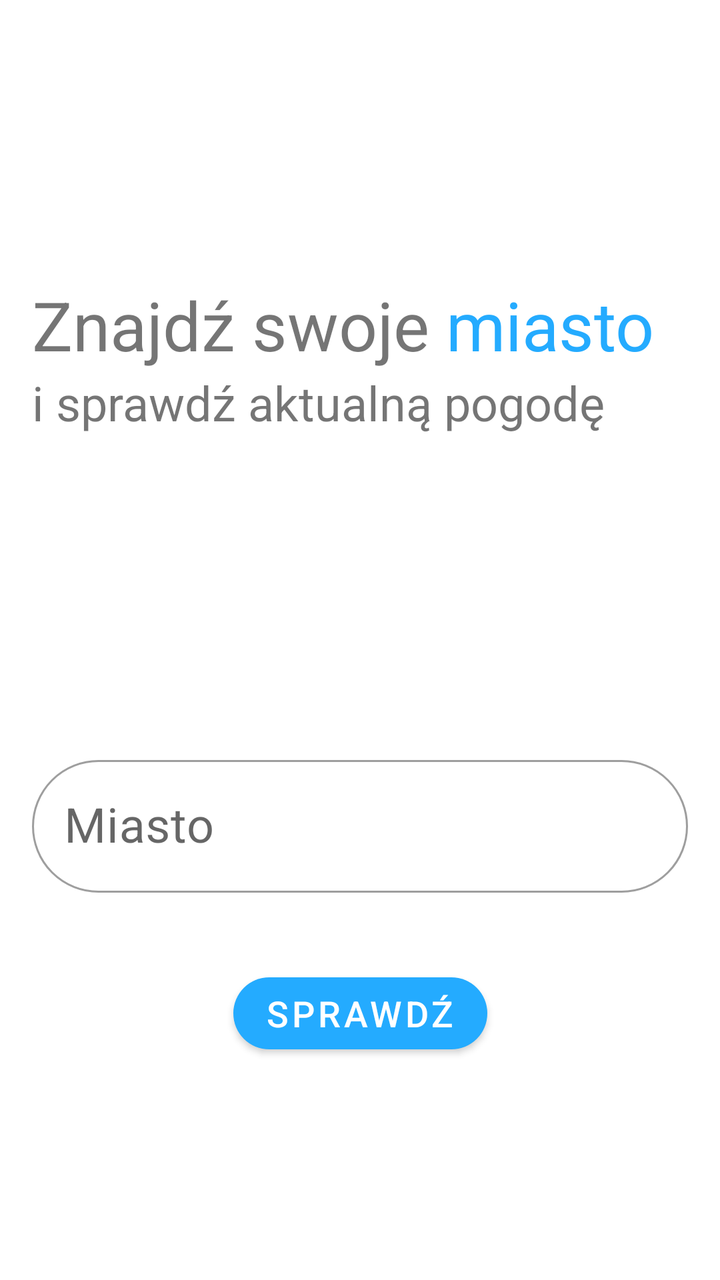
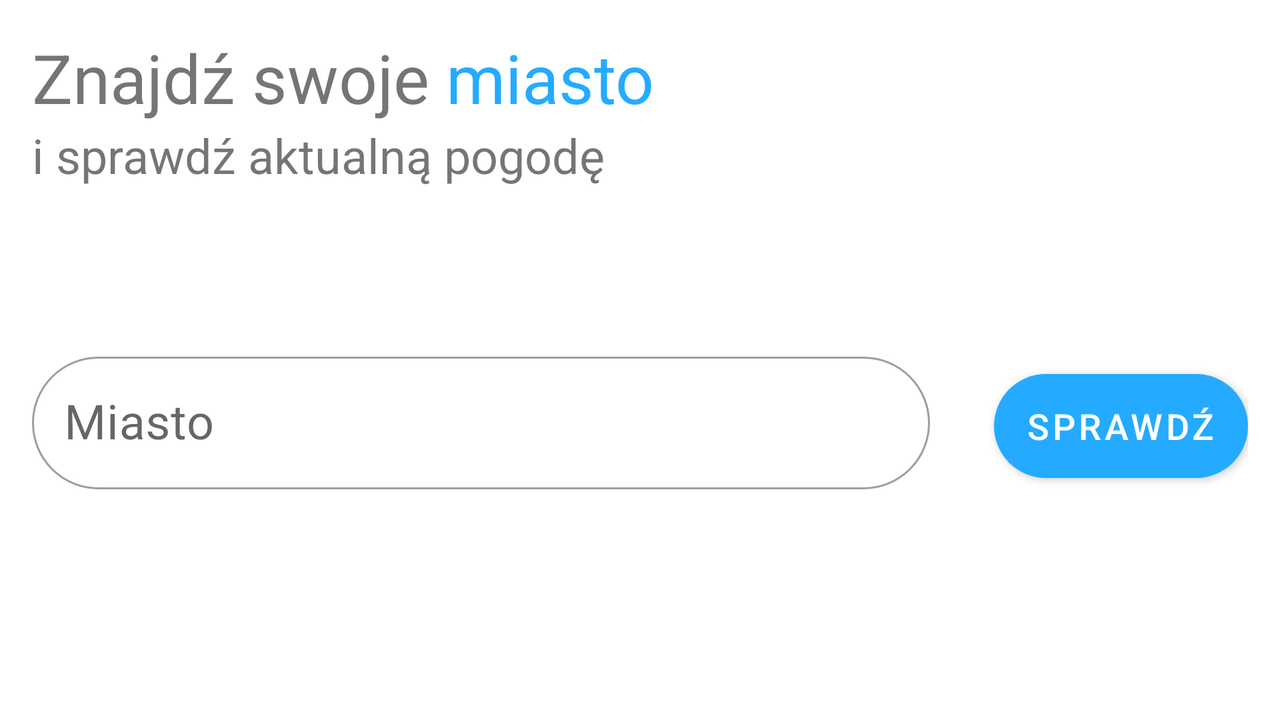

An Android layout and its configuration variant, each rendered on a device that would load it. The default file and the variant file are quoted in full after the pictures.
<!-- AndroidManifest.xml: application theme AppTheme -->
<!-- res/layout/fragment_home_page.xml -->
<?xml version="1.0" encoding="utf-8"?>
<androidx.constraintlayout.widget.ConstraintLayout xmlns:android="http://schemas.android.com/apk/res/android"
    xmlns:app="http://schemas.android.com/apk/res-auto"
    xmlns:tools="http://schemas.android.com/tools"
    android:layout_width="match_parent"
    android:layout_height="match_parent"
    tools:context=".MainActivity"
    android:padding="@dimen/padding_layout">

    <com.google.android.material.textview.MaterialTextView
        android:id="@+id/textView"
        android:layout_width="wrap_content"
        android:layout_height="wrap_content"
        android:text="Znajdź swoje "
        android:textSize="@dimen/text_huge"
        app:layout_constraintBottom_toBottomOf="parent"
        app:layout_constraintEnd_toEndOf="parent"
        app:layout_constraintHorizontal_bias="0.0"
        app:layout_constraintStart_toStartOf="parent"
        app:layout_constraintTop_toTopOf="parent"
        app:layout_constraintVertical_bias="0.22000003" />

    <com.google.android.material.textview.MaterialTextView
        android:id="@+id/materialTextView"
        android:layout_width="wrap_content"
        android:layout_height="wrap_content"
        android:text="miasto"
        android:textSize="@dimen/text_huge"
        android:textColor="@color/colorPrimary"
        app:layout_constraintBottom_toBottomOf="parent"
        app:layout_constraintEnd_toEndOf="parent"
        app:layout_constraintHorizontal_bias="0.0"
        app:layout_constraintStart_toEndOf="@+id/textView"
        app:layout_constraintTop_toTopOf="@+id/textView"
        app:layout_constraintVertical_bias="0.0" />

    <com.google.android.material.textview.MaterialTextView
        android:id="@+id/materialTextView2"
        android:layout_width="wrap_content"
        android:layout_height="wrap_content"
        android:text="i sprawdź aktualną pogodę"
        android:textSize="@dimen/text_big"
        app:layout_constraintBottom_toBottomOf="parent"
        app:layout_constraintEnd_toEndOf="@+id/materialTextView"
        app:layout_constraintStart_toStartOf="@+id/textView"
        app:layout_constraintTop_toBottomOf="@+id/textView"
        app:layout_constraintVertical_bias="0.0"
        app:layout_constraintHorizontal_bias="0.0"/>

    <com.google.android.material.textfield.TextInputLayout
        android:id="@+id/input_layout"
        android:layout_width="match_parent"
        android:layout_height="wrap_content"
        android:hint="Miasto"

        app:boxCornerRadiusBottomEnd="@dimen/input_radius"
        app:boxCornerRadiusBottomStart="@dimen/input_radius"
        app:boxCornerRadiusTopEnd="@dimen/input_radius"
        app:boxCornerRadiusTopStart="@dimen/input_radius"
        style="@style/Widget.MaterialComponents.TextInputLayout.OutlinedBox"
        app:startIconDrawable="@drawable/round_search_24"

        app:errorEnabled="true"

        app:layout_constraintBottom_toBottomOf="parent"
        app:layout_constraintEnd_toEndOf="parent"
        app:layout_constraintStart_toStartOf="parent"
        app:layout_constraintTop_toBottomOf="@+id/materialTextView2">

        <com.google.android.material.textfield.TextInputEditText
            android:id="@+id/city_name_input"
            android:layout_width="match_parent"
            android:layout_height="wrap_content"
            android:textSize="@dimen/text_big"
            android:inputType="textCapSentences"
            android:maxLength="30" />
    </com.google.android.material.textfield.TextInputLayout>

    <com.google.android.material.button.MaterialButton
        android:id="@+id/search_button"
        android:layout_width="wrap_content"
        android:layout_height="wrap_content"
        android:layout_marginTop="@dimen/margin_label"

        android:text="Sprawdź"
        android:textSize="@dimen/text_normal"

        app:cornerRadius="@dimen/button_corner_radius"

        app:layout_constraintBottom_toBottomOf="parent"
        app:layout_constraintEnd_toEndOf="@+id/input_layout"
        app:layout_constraintStart_toStartOf="@+id/input_layout"
        app:layout_constraintTop_toBottomOf="@+id/input_layout"
        app:layout_constraintVertical_bias="0.0" />


</androidx.constraintlayout.widget.ConstraintLayout>
<!-- resources referenced by this layout -->
<resources>
  <color name="colorPrimary">#24ABFF</color>
  <dimen name="button_corner_radius">20dp</dimen>
  <dimen name="input_radius">50dp</dimen>
  <dimen name="margin_label">16dp</dimen>
  <dimen name="padding_layout">16dp</dimen>
  <dimen name="text_big">24sp</dimen>
  <dimen name="text_huge">34sp</dimen>
  <dimen name="text_normal">18sp</dimen>
  <style name="AppTheme" parent="Theme.MaterialComponents.Light.NoActionBar">
          
          <item name="colorPrimary">@color/colorPrimary</item>
          <item name="colorPrimaryDark">@color/colorPrimaryDark</item>
          <item name="colorAccent">@color/colorAccent</item>
          <item name="colorControlNormal">@color/text_on_primary</item>
      </style>
  <color name="colorPrimaryDark">#007CCB</color>
  <color name="colorAccent">#FB8C00</color>
  <color name="text_on_primary">#EFEFEF</color>
</resources>
<!-- res/layout-land/fragment_home_page.xml (the repository's variant of the layout above) -->
<!-- drawn on the phone turned sideways -->
<?xml version="1.0" encoding="utf-8"?>
<androidx.constraintlayout.widget.ConstraintLayout xmlns:android="http://schemas.android.com/apk/res/android"
    xmlns:app="http://schemas.android.com/apk/res-auto"
    xmlns:tools="http://schemas.android.com/tools"
    android:layout_width="match_parent"
    android:layout_height="match_parent"
    tools:context=".MainActivity"
    android:padding="@dimen/padding_layout">

    <com.google.android.material.textview.MaterialTextView
        android:id="@+id/textView"
        android:layout_width="wrap_content"
        android:layout_height="wrap_content"
        android:text="Znajdź swoje "
        android:textSize="@dimen/text_huge"
        app:layout_constraintBottom_toBottomOf="parent"
        app:layout_constraintEnd_toEndOf="parent"
        app:layout_constraintHorizontal_bias="0.0"
        app:layout_constraintStart_toStartOf="parent"
        app:layout_constraintTop_toTopOf="parent"
        app:layout_constraintVertical_bias="0.0" />

    <com.google.android.material.textview.MaterialTextView
        android:id="@+id/materialTextView"
        android:layout_width="wrap_content"
        android:layout_height="wrap_content"
        android:text="miasto"
        android:textSize="@dimen/text_huge"
        android:textColor="@color/colorPrimary"
        app:layout_constraintBottom_toBottomOf="parent"
        app:layout_constraintEnd_toEndOf="parent"
        app:layout_constraintHorizontal_bias="0.0"
        app:layout_constraintStart_toEndOf="@+id/textView"
        app:layout_constraintTop_toTopOf="@+id/textView"
        app:layout_constraintVertical_bias="0.0" />

    <com.google.android.material.textview.MaterialTextView
        android:id="@+id/materialTextView2"
        android:layout_width="wrap_content"
        android:layout_height="wrap_content"
        android:text="i sprawdź aktualną pogodę"
        android:textSize="@dimen/text_big"
        app:layout_constraintBottom_toBottomOf="parent"
        app:layout_constraintEnd_toEndOf="@+id/materialTextView"
        app:layout_constraintStart_toStartOf="@+id/textView"
        app:layout_constraintTop_toBottomOf="@+id/textView"
        app:layout_constraintVertical_bias="0.0"
        app:layout_constraintHorizontal_bias="0.0"/>

    <LinearLayout
        android:layout_width="match_parent"
        android:layout_height="wrap_content"
        android:orientation="horizontal"

        app:layout_constraintBottom_toBottomOf="parent"
        app:layout_constraintEnd_toEndOf="parent"
        app:layout_constraintStart_toStartOf="parent"
        app:layout_constraintTop_toBottomOf="@+id/materialTextView2">

        <com.google.android.material.textfield.TextInputLayout
            android:id="@+id/input_layout"
            style="@style/Widget.MaterialComponents.TextInputLayout.OutlinedBox"
            android:layout_width="0dp"
            android:layout_weight="5"
            android:layout_height="wrap_content"
            android:gravity="center_vertical"
            android:layout_marginEnd="@dimen/margin_section"

            android:hint="@string/hint_city"
            app:boxCornerRadiusBottomEnd="@dimen/input_radius"
            app:boxCornerRadiusBottomStart="@dimen/input_radius"
            app:boxCornerRadiusTopEnd="@dimen/input_radius"
            app:boxCornerRadiusTopStart="@dimen/input_radius"

            app:startIconDrawable="@drawable/round_search_24"
            app:endIconDrawable="@drawable/round_my_location_24"
            app:endIconMode="custom"
            app:endIconTint="@color/colorPrimary"
            app:errorEnabled="true" >

            <com.google.android.material.textfield.TextInputEditText
                android:id="@+id/city_name_input"
                android:layout_width="match_parent"
                android:layout_height="wrap_content"
                android:inputType="textCapWords"
                android:maxLength="30"
                android:textSize="@dimen/text_big" />

        </com.google.android.material.textfield.TextInputLayout>

        <com.google.android.material.button.MaterialButton
            android:id="@+id/search_button"
            android:layout_width="wrap_content"
            android:layout_height="64dp"
            android:layout_gravity="center"
            android:layout_marginBottom="@dimen/margin_err_height"

            android:text="@string/btn_check"
            android:textSize="@dimen/text_normal"

            app:cornerRadius="@dimen/input_radius" />

    </LinearLayout>

</androidx.constraintlayout.widget.ConstraintLayout>
<!-- resources referenced by the variant -->
<!-- as the phone turned sideways resolves them -->
<resources>
  <color name="colorPrimary">#24ABFF</color>
  <dimen name="input_radius">50dp</dimen>
  <dimen name="margin_err_height">6dp</dimen>
  <dimen name="margin_section">32dp</dimen>
  <dimen name="padding_layout">16dp</dimen>
  <dimen name="text_big">24sp</dimen>
  <dimen name="text_huge">34sp</dimen>
  <dimen name="text_normal">18sp</dimen>
  <string name="btn_check">Sprawdź</string>
  <string name="hint_city">Miasto</string>
  <style name="AppTheme" parent="Theme.MaterialComponents.Light.NoActionBar">
          
          <item name="colorPrimary">@color/colorPrimary</item>
          <item name="colorPrimaryDark">@color/colorPrimaryDark</item>
          <item name="colorAccent">@color/colorAccent</item>
          <item name="colorControlNormal">@color/text_on_primary</item>
      </style>
  <color name="colorPrimaryDark">#007CCB</color>
  <color name="colorAccent">#FB8C00</color>
  <color name="text_on_primary">#EFEFEF</color>
</resources>
